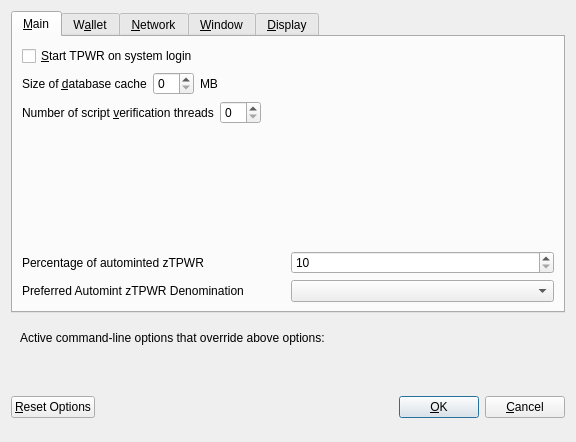
<?xml version="1.0" encoding="UTF-8"?>
<ui version="4.0">
 <class>OptionsDialog</class>
 <widget class="QDialog" name="OptionsDialog">
  <property name="geometry">
   <rect>
    <x>0</x>
    <y>0</y>
    <width>576</width>
    <height>442</height>
   </rect>
  </property>
  <property name="windowTitle">
   <string>Options</string>
  </property>
  <property name="modal">
   <bool>true</bool>
  </property>
  <layout class="QVBoxLayout" name="verticalLayout">
   <item>
    <widget class="QTabWidget" name="tabWidget">
     <property name="currentIndex">
      <number>0</number>
     </property>
     <widget class="QWidget" name="tabMain">
      <attribute name="title">
       <string>&amp;Main</string>
      </attribute>
      <layout class="QVBoxLayout" name="verticalLayout_Main">
       <item>
        <widget class="QCheckBox" name="bitcoinAtStartup">
         <property name="toolTip">
          <string>Automatically start TPWR after logging in to the system.</string>
         </property>
         <property name="text">
          <string>&amp;Start TPWR on system login</string>
         </property>
        </widget>
       </item>
       <item>
        <layout class="QHBoxLayout" name="horizontalLayout_2_Main">
         <item>
          <widget class="QLabel" name="databaseCacheLabel">
           <property name="text">
            <string>Size of &amp;database cache</string>
           </property>
           <property name="textFormat">
            <enum>Qt::PlainText</enum>
           </property>
           <property name="buddy">
            <cstring>databaseCache</cstring>
           </property>
          </widget>
         </item>
         <item>
          <widget class="QSpinBox" name="databaseCache"/>
         </item>
         <item>
          <widget class="QLabel" name="databaseCacheUnitLabel">
           <property name="text">
            <string>MB</string>
           </property>
           <property name="textFormat">
            <enum>Qt::PlainText</enum>
           </property>
          </widget>
         </item>
         <item>
          <spacer name="horizontalSpacer_2_Main">
           <property name="orientation">
            <enum>Qt::Horizontal</enum>
           </property>
           <property name="sizeHint" stdset="0">
            <size>
             <width>40</width>
             <height>20</height>
            </size>
           </property>
          </spacer>
         </item>
        </layout>
       </item>
       <item>
        <layout class="QHBoxLayout" name="horizontalLayout_3_Main">
         <item>
          <widget class="QLabel" name="threadsScriptVerifLabel">
           <property name="text">
            <string>Number of script &amp;verification threads</string>
           </property>
           <property name="textFormat">
            <enum>Qt::PlainText</enum>
           </property>
           <property name="buddy">
            <cstring>threadsScriptVerif</cstring>
           </property>
          </widget>
         </item>
         <item>
          <widget class="QSpinBox" name="threadsScriptVerif">
           <property name="toolTip">
            <string>(0 = auto, &lt;0 = leave that many cores free)</string>
           </property>
          </widget>
         </item>
         <item>
          <spacer name="horizontalSpacer_3_Main">
           <property name="orientation">
            <enum>Qt::Horizontal</enum>
           </property>
           <property name="sizeHint" stdset="0">
            <size>
             <width>40</width>
             <height>20</height>
            </size>
           </property>
          </spacer>
         </item>
        </layout>
       </item>
       <item>
        <spacer name="verticalSpacer_2">
         <property name="orientation">
          <enum>Qt::Vertical</enum>
         </property>
         <property name="sizeHint" stdset="0">
          <size>
           <width>20</width>
           <height>40</height>
          </size>
         </property>
        </spacer>
       </item>
       <item>
        <layout class="QHBoxLayout" name="horizontalLayout_3">
         <item>
          <widget class="QLabel" name="percentage_label">
           <property name="toolTip">
            <string>Percentage of incoming TPWR which get automatically converted to zTPWR via Zerocoin Protocol (min: 10%)</string>
           </property>
           <property name="text">
            <string>Percentage of autominted zTPWR</string>
           </property>
          </widget>
         </item>
         <item>
          <widget class="QSpinBox" name="zeromintPercentage">
           <property name="minimum">
            <number>10</number>
           </property>
           <property name="maximum">
            <number>100</number>
           </property>
          </widget>
         </item>
        </layout>
       </item>
       <item>
        <layout class="QHBoxLayout" name="horizontalLayout" stretch="0,0">
         <property name="sizeConstraint">
          <enum>QLayout::SetFixedSize</enum>
         </property>
         <item>
          <widget class="QLabel" name="labelPreferredDenom">
           <property name="maximumSize">
            <size>
             <width>16777215</width>
             <height>16777215</height>
            </size>
           </property>
           <property name="toolTip">
            <string>Wait with automatic conversion to Zerocoin until enough TPWR for this denomination is available</string>
           </property>
           <property name="text">
            <string>Preferred Automint zTPWR Denomination</string>
           </property>
          </widget>
         </item>
         <item>
          <widget class="QComboBox" name="preferredDenom">
           <property name="maximumSize">
            <size>
             <width>16777215</width>
             <height>27</height>
            </size>
           </property>
           <property name="toolTip">
            <string>Wait with automatic conversion to Zerocoin until enough TPWR for this denomination is available</string>
           </property>
           <property name="maxVisibleItems">
            <number>9</number>
           </property>
           <property name="maxCount">
            <number>9</number>
           </property>
          </widget>
         </item>
        </layout>
       </item>
      </layout>
     </widget>
     <widget class="QWidget" name="tabWallet">
      <attribute name="title">
       <string>W&amp;allet</string>
      </attribute>
      <layout class="QVBoxLayout" name="verticalLayout_Wallet">
       <item>
        <widget class="QGroupBox" name="groupBox">
         <property name="title">
          <string>Expert</string>
         </property>
         <layout class="QVBoxLayout" name="verticalLayout_2">
          <item>
           <widget class="QCheckBox" name="coinControlFeatures">
            <property name="toolTip">
             <string>Whether to show coin control features or not.</string>
            </property>
            <property name="text">
             <string>Enable coin &amp;control features</string>
            </property>
           </widget>
          </item>
          <item>
           <widget class="QCheckBox" name="showMasternodesTab">
            <property name="toolTip">
             <string>Show additional tab listing all your masternodes in first sub-tab&lt;br/&gt;and all masternodes on the network in second sub-tab.</string>
            </property>
            <property name="text">
             <string>Show Masternodes Tab</string>
            </property>
           </widget>
          </item>
          <item>
           <widget class="QCheckBox" name="spendZeroConfChange">
            <property name="toolTip">
             <string>If you disable the spending of unconfirmed change, the change from a transaction&lt;br/&gt;cannot be used until that transaction has at least one confirmation.&lt;br/&gt;This also affects how your balance is computed.</string>
            </property>
            <property name="text">
             <string>&amp;Spend unconfirmed change</string>
            </property>
           </widget>
          </item>
         </layout>
        </widget>
       </item>
       <item>
        <spacer name="verticalSpacer_Wallet">
         <property name="orientation">
          <enum>Qt::Vertical</enum>
         </property>
         <property name="sizeHint" stdset="0">
          <size>
           <width>20</width>
           <height>40</height>
          </size>
         </property>
        </spacer>
       </item>
      </layout>
     </widget>
     <widget class="QWidget" name="tabNetwork">
      <attribute name="title">
       <string>&amp;Network</string>
      </attribute>
      <layout class="QVBoxLayout" name="verticalLayout_Network">
       <item>
        <widget class="QCheckBox" name="mapPortUpnp">
         <property name="toolTip">
          <string>Automatically open the TPWR client port on the router. This only works when your router supports UPnP and it is enabled.</string>
         </property>
         <property name="text">
          <string>Map port using &amp;UPnP</string>
         </property>
        </widget>
       </item>
       <item>
        <widget class="QCheckBox" name="allowIncoming">
         <property name="toolTip">
          <string>Accept connections from outside</string>
         </property>
         <property name="text">
          <string>Allow incoming connections</string>
         </property>
        </widget>
       </item>
       <item>
        <widget class="QCheckBox" name="connectSocks">
         <property name="toolTip">
          <string>Connect to the TPWR network through a SOCKS5 proxy.</string>
         </property>
         <property name="text">
          <string>&amp;Connect through SOCKS5 proxy (default proxy):</string>
         </property>
        </widget>
       </item>
       <item>
        <layout class="QHBoxLayout" name="horizontalLayout_1_Network">
         <item>
          <widget class="QLabel" name="proxyIpLabel">
           <property name="text">
            <string>Proxy &amp;IP:</string>
           </property>
           <property name="textFormat">
            <enum>Qt::PlainText</enum>
           </property>
           <property name="buddy">
            <cstring>proxyIp</cstring>
           </property>
          </widget>
         </item>
         <item>
          <widget class="QValidatedLineEdit" name="proxyIp">
           <property name="minimumSize">
            <size>
             <width>140</width>
             <height>0</height>
            </size>
           </property>
           <property name="maximumSize">
            <size>
             <width>140</width>
             <height>16777215</height>
            </size>
           </property>
           <property name="toolTip">
            <string>IP address of the proxy (e.g. IPv4: 127.0.0.1 / IPv6: ::1)</string>
           </property>
          </widget>
         </item>
         <item>
          <widget class="QLabel" name="proxyPortLabel">
           <property name="text">
            <string>&amp;Port:</string>
           </property>
           <property name="textFormat">
            <enum>Qt::PlainText</enum>
           </property>
           <property name="buddy">
            <cstring>proxyPort</cstring>
           </property>
          </widget>
         </item>
         <item>
          <widget class="QLineEdit" name="proxyPort">
           <property name="minimumSize">
            <size>
             <width>55</width>
             <height>0</height>
            </size>
           </property>
           <property name="maximumSize">
            <size>
             <width>55</width>
             <height>16777215</height>
            </size>
           </property>
           <property name="toolTip">
            <string>Port of the proxy (e.g. 9050)</string>
           </property>
          </widget>
         </item>
         <item>
          <spacer name="horizontalSpacer_1_Network">
           <property name="orientation">
            <enum>Qt::Horizontal</enum>
           </property>
           <property name="sizeHint" stdset="0">
            <size>
             <width>40</width>
             <height>20</height>
            </size>
           </property>
          </spacer>
         </item>
        </layout>
       </item>
       <item>
        <spacer name="verticalSpacer_Network">
         <property name="orientation">
          <enum>Qt::Vertical</enum>
         </property>
         <property name="sizeHint" stdset="0">
          <size>
           <width>20</width>
           <height>40</height>
          </size>
         </property>
        </spacer>
       </item>
      </layout>
     </widget>
     <widget class="QWidget" name="tabWindow">
      <attribute name="title">
       <string>&amp;Window</string>
      </attribute>
      <layout class="QVBoxLayout" name="verticalLayout_Window">
       <item>
        <widget class="QCheckBox" name="minimizeToTray">
         <property name="toolTip">
          <string>Show only a tray icon after minimizing the window.</string>
         </property>
         <property name="text">
          <string>&amp;Minimize to the tray instead of the taskbar</string>
         </property>
        </widget>
       </item>
       <item>
        <widget class="QCheckBox" name="minimizeOnClose">
         <property name="toolTip">
          <string>Minimize instead of exit the application when the window is closed. When this option is enabled, the application will be closed only after selecting Quit in the menu.</string>
         </property>
         <property name="text">
          <string>M&amp;inimize on close</string>
         </property>
        </widget>
       </item>
       <item>
        <spacer name="verticalSpacer_Window">
         <property name="orientation">
          <enum>Qt::Vertical</enum>
         </property>
         <property name="sizeHint" stdset="0">
          <size>
           <width>20</width>
           <height>40</height>
          </size>
         </property>
        </spacer>
       </item>
      </layout>
     </widget>
     <widget class="QWidget" name="tabDisplay">
      <attribute name="title">
       <string>&amp;Display</string>
      </attribute>
      <layout class="QVBoxLayout" name="verticalLayout_Display">
       <item>
        <layout class="QHBoxLayout" name="horizontalLayout_1_Display">
         <item>
          <widget class="QLabel" name="langLabel">
           <property name="text">
            <string>User Interface &amp;language:</string>
           </property>
           <property name="textFormat">
            <enum>Qt::PlainText</enum>
           </property>
           <property name="buddy">
            <cstring>lang</cstring>
           </property>
          </widget>
         </item>
         <item>
          <widget class="QValueComboBox" name="lang">
           <property name="toolTip">
            <string>The user interface language can be set here. This setting will take effect after restarting TPWR.</string>
           </property>
          </widget>
         </item>
        </layout>
       </item>
       <item>
        <widget class="QLabel" name="label_3">
         <property name="toolTip">
          <string notr="true"/>
         </property>
         <property name="statusTip">
          <string notr="true"/>
         </property>
         <property name="whatsThis">
          <string notr="true"/>
         </property>
         <property name="accessibleName">
          <string notr="true"/>
         </property>
         <property name="text">
          <string>Language missing or translation incomplete? Help contributing translations here:
https://www.transifex.com/tpwr-project/tpwr-project-translations</string>
         </property>
         <property name="wordWrap">
          <bool>true</bool>
         </property>
         <property name="openExternalLinks">
          <bool>true</bool>
         </property>
         <property name="textInteractionFlags">
          <set>Qt::TextBrowserInteraction</set>
         </property>
        </widget>
       </item>
       <item>
        <layout class="QHBoxLayout" name="horizontalLayout_4_Display" stretch="0,0">
         <item>
          <widget class="QLabel" name="themeLabel">
           <property name="text">
            <string>User Interface Theme:</string>
           </property>
          </widget>
         </item>
         <item>
          <widget class="QValueComboBox" name="theme"/>
         </item>
        </layout>
       </item>
       <item>
        <widget class="Line" name="line">
         <property name="orientation">
          <enum>Qt::Horizontal</enum>
         </property>
        </widget>
       </item>
       <item>
        <layout class="QHBoxLayout" name="horizontalLayout_2_Display">
         <item>
          <widget class="QLabel" name="unitLabel">
           <property name="text">
            <string>&amp;Unit to show amounts in:</string>
           </property>
           <property name="textFormat">
            <enum>Qt::PlainText</enum>
           </property>
           <property name="buddy">
            <cstring>unit</cstring>
           </property>
          </widget>
         </item>
         <item>
          <widget class="QValueComboBox" name="unit">
           <property name="toolTip">
            <string>Choose the default subdivision unit to show in the interface and when sending coins.</string>
           </property>
          </widget>
         </item>
        </layout>
       </item>
       <item>
        <layout class="QHBoxLayout" name="horizontalLayout_5_Display">
         <item>
          <widget class="QLabel" name="digitsLabel">
           <property name="text">
            <string>Decimal digits</string>
           </property>
          </widget>
         </item>
         <item>
          <widget class="QValueComboBox" name="digits"/>
         </item>
        </layout>
       </item>
       <item>
        <layout class="QHBoxLayout" name="horizontalLayout_3_Display">
         <item>
          <widget class="QLabel" name="thirdPartyTxUrlsLabel">
           <property name="toolTip">
            <string>Third party URLs (e.g. a block explorer) that appear in the transactions tab as context menu items. %s in the URL is replaced by transaction hash. Multiple URLs are separated by vertical bar |.</string>
           </property>
           <property name="text">
            <string>Third party transaction URLs</string>
           </property>
           <property name="buddy">
            <cstring>thirdPartyTxUrls</cstring>
           </property>
          </widget>
         </item>
         <item>
          <widget class="QLineEdit" name="thirdPartyTxUrls">
           <property name="toolTip">
            <string>Third party URLs (e.g. a block explorer) that appear in the transactions tab as context menu items. %s in the URL is replaced by transaction hash. Multiple URLs are separated by vertical bar |.</string>
           </property>
          </widget>
         </item>
        </layout>
       </item>
       <item>
        <spacer name="verticalSpacer">
         <property name="orientation">
          <enum>Qt::Vertical</enum>
         </property>
         <property name="sizeHint" stdset="0">
          <size>
           <width>20</width>
           <height>40</height>
          </size>
         </property>
        </spacer>
       </item>
      </layout>
     </widget>
    </widget>
   </item>
   <item>
    <widget class="QFrame" name="frame">
     <layout class="QVBoxLayout" name="verticalLayout_Bottom">
      <item>
       <layout class="QHBoxLayout" name="horizontalLayout_Bottom">
        <item>
         <widget class="QLabel" name="overriddenByCommandLineInfoLabel">
          <property name="text">
           <string>Active command-line options that override above options:</string>
          </property>
          <property name="textFormat">
           <enum>Qt::PlainText</enum>
          </property>
         </widget>
        </item>
        <item>
         <spacer name="horizontalSpacer_Bottom">
          <property name="orientation">
           <enum>Qt::Horizontal</enum>
          </property>
          <property name="sizeHint" stdset="0">
           <size>
            <width>40</width>
            <height>20</height>
           </size>
          </property>
         </spacer>
        </item>
       </layout>
      </item>
      <item>
       <widget class="QLabel" name="overriddenByCommandLineLabel">
        <property name="text">
         <string/>
        </property>
        <property name="textFormat">
         <enum>Qt::PlainText</enum>
        </property>
        <property name="wordWrap">
         <bool>true</bool>
        </property>
       </widget>
      </item>
     </layout>
    </widget>
   </item>
   <item>
    <layout class="QHBoxLayout" name="horizontalLayout_Buttons">
     <item>
      <widget class="QPushButton" name="resetButton">
       <property name="toolTip">
        <string>Reset all client options to default.</string>
       </property>
       <property name="text">
        <string>&amp;Reset Options</string>
       </property>
       <property name="autoDefault">
        <bool>false</bool>
       </property>
      </widget>
     </item>
     <item>
      <spacer name="horizontalSpacer_1">
       <property name="orientation">
        <enum>Qt::Horizontal</enum>
       </property>
       <property name="sizeHint" stdset="0">
        <size>
         <width>40</width>
         <height>48</height>
        </size>
       </property>
      </spacer>
     </item>
     <item>
      <widget class="QLabel" name="statusLabel">
       <property name="minimumSize">
        <size>
         <width>200</width>
         <height>0</height>
        </size>
       </property>
       <property name="font">
        <font>
         <weight>75</weight>
         <bold>true</bold>
        </font>
       </property>
       <property name="text">
        <string/>
       </property>
       <property name="textFormat">
        <enum>Qt::PlainText</enum>
       </property>
       <property name="wordWrap">
        <bool>true</bool>
       </property>
      </widget>
     </item>
     <item>
      <spacer name="horizontalSpacer_2">
       <property name="orientation">
        <enum>Qt::Horizontal</enum>
       </property>
       <property name="sizeHint" stdset="0">
        <size>
         <width>40</width>
         <height>48</height>
        </size>
       </property>
      </spacer>
     </item>
     <item>
      <widget class="QPushButton" name="okButton">
       <property name="text">
        <string>&amp;OK</string>
       </property>
       <property name="autoDefault">
        <bool>false</bool>
       </property>
       <property name="default">
        <bool>true</bool>
       </property>
      </widget>
     </item>
     <item>
      <widget class="QPushButton" name="cancelButton">
       <property name="text">
        <string>&amp;Cancel</string>
       </property>
       <property name="autoDefault">
        <bool>false</bool>
       </property>
      </widget>
     </item>
    </layout>
   </item>
  </layout>
 </widget>
 <customwidgets>
  <customwidget>
   <class>QValidatedLineEdit</class>
   <extends>QLineEdit</extends>
   <header>qvalidatedlineedit.h</header>
  </customwidget>
  <customwidget>
   <class>QValueComboBox</class>
   <extends>QComboBox</extends>
   <header>qvaluecombobox.h</header>
  </customwidget>
 </customwidgets>
 <resources/>
 <connections/>
</ui>
